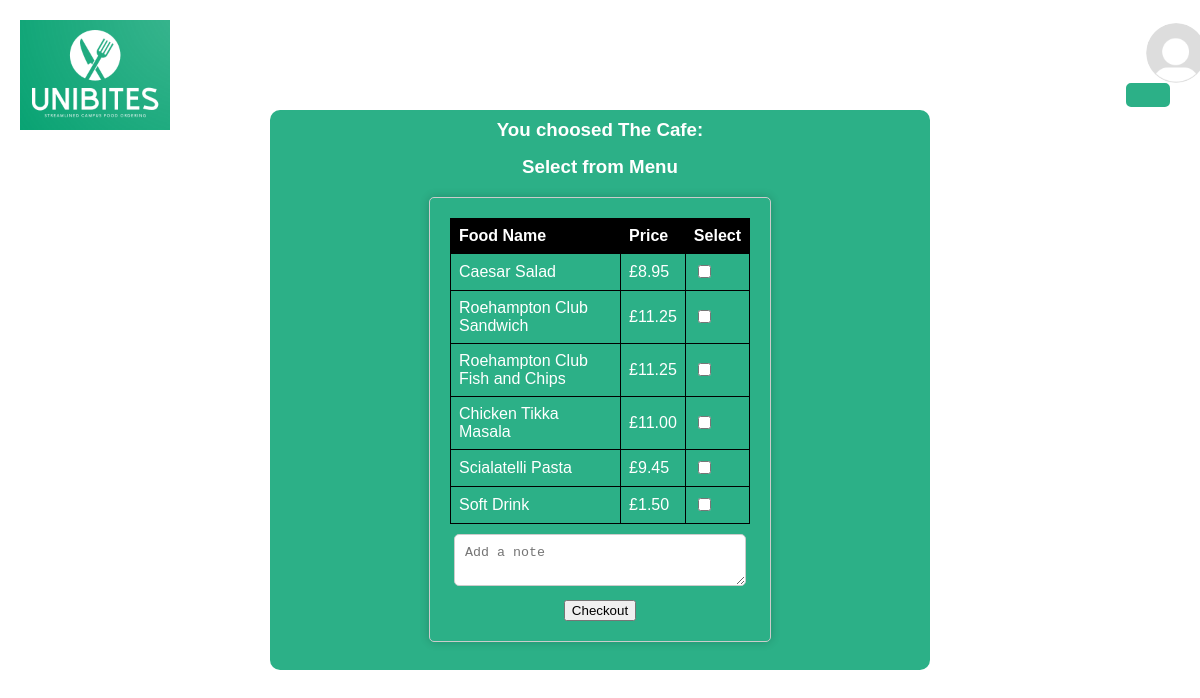
The page /cafe/1/ on the database its author committed.
### App/models.py (models this page shows, shortened)
class FoodItem(models.Model):
    cafe = models.ForeignKey(Cafe, on_delete=models.CASCADE)
    name = models.CharField(max_length=100)
    price = models.DecimalField(max_digits=6, decimal_places=2)

### App/views.py (the view)
# urls.py: path('cafe/<int:cafe_id>/', food_list, name='food_list'),  # Added this line
def food_list(request, cafe_id):
    cafe = get_object_or_404(Cafe, pk=cafe_id)
    food_items = FoodItem.objects.filter(cafe=cafe)
    return render(request, 'app/food_list.html', {'cafe': cafe, 'food_items': food_items})

### App/templates/app/food_list.html (shortened to what this page needs)
{% load static %}
<!DOCTYPE html>
<html lang="en">
<head>
<link rel="stylesheet" href="{% static 'app/style.css' %}">
</head>
<body>
  <div class="header">
    <img src="{% static 'app/logo.png' %}" alt="Logo" class="logo">
    <div class="profile-container">
      {% if user.profile_image %}
      <img src="{{user.profile_image.url}}" alt="Profile Picture" class="profile-pic">
      {% else %}
      <img src="{% static 'app/profile-pic.jpg' %}" alt="Profile Picture" class="profile-pic">
      {% endif %}
      <button class="login-button">{{user.first_name}}</button>
    </div>
  </div>
<div class="container">
  <div class="content-box">
    <h3>    <p class="description">You choosed The Cafe: {{order.cafe.name}}
    </p></h3><br>
    <h3>    <p class="description">Select from Menu
    </p></h3>
    <form method="post" action="{% url 'app:order_confirmation' cafe.id %}">
    <table>
      <tr>
        <th>Food Name</th>
        <th>Price</th>
        <th>Select</th>
      </tr>
      {% for food_item in food_items %}
      <tr>
        <td>{{ food_item.name }}<td>£{{ food_item.price }}</td> <td><input type="checkbox" name="food" value="{{ food_item.id }}"></td></td>
      </tr>
     {% endfor %}
    </table>
    <textarea name="note" placeholder="Add a note"></textarea>
    <button type="submit">Checkout</button>
</form>
  </div>
</div>
</body>
</html>

### App/static/app/style.css (style rules this page uses)
body { margin: 0; padding: 0; font-family: Arial, sans-serif; background-image: url('background-image.jpg'); background-size: cover; background-position: center; background-attachment: fixed; color: #ffffff; }
.header { display: flex; justify-content: space-between; align-items: center; padding: 20px; }
.logo { width: 150px; height: auto; }
.profile-container { display: flex; align-items: center; position: relative; }
.profile-pic { width: 60px; height: 60px; border-radius: 50%; margin-right: 10px; position: absolute; top: -20px; z-index: 2; margin-left: 20px; }
.login-button { padding: 10px 20px; background-color: transparent; color: #ffffff; border: 2px solid #2CB087; background-color: #2CB087; border-radius: 5px; font-size: 30px; cursor: pointer; transition: background-color 0.3s ease, border-color 0.3s ease; position: relative; z-index: 1; margin-top: 40px; margin-right: 10px; }
.container { display: flex; justify-content: center; align-items: start; }
.description { margin-top: -40px; }
.content-box { width: 600px; height: 500px; background-color: #2CB087; padding: 30px; text-align: center; border-radius: 10px; margin-top: -40px; }
table { border-collapse: collapse; width: 100%; max-width: 300px; margin: auto; }
th, td { border: 1px solid #000000; padding: 8px; text-align: left; }
th { background-color: #000000; }
input[type="checkbox"] { margin-right: 5px; }
form { max-width: 300px; margin: 0 auto; padding: 20px; border: 1px solid #ccc; border-radius: 5px; box-shadow: 0px 0px 10px rgba(0, 0, 0, 0.2); }
textarea { width: 90%; padding: 10px; margin-bottom: 10px; margin-top: 10px; border: 1px solid #ccc; border-radius: 5px; }

### rows shown on the page
FoodItem: name "Caesar Salad", price "8.95"
FoodItem: name "Roehampton Club Sandwich", price "11.25"
FoodItem: name "Roehampton Club Fish and Chips", price "11.25"
FoodItem: name "Chicken Tikka Masala", price "11.00"
FoodItem: name "Scialatelli Pasta", price "9.45"
FoodItem: name "Soft Drink", price "1.50"
